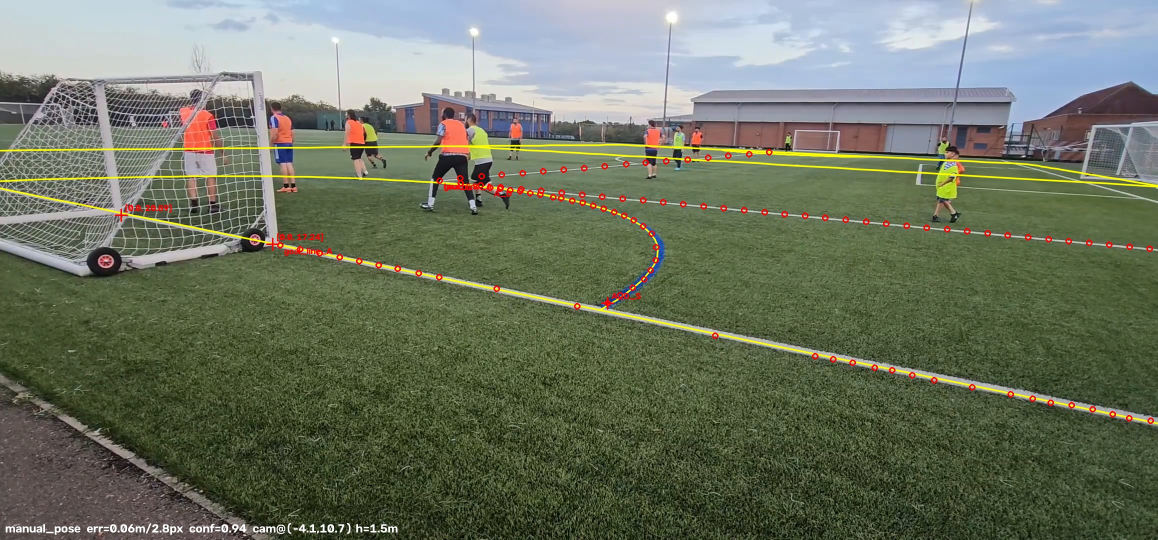
#> input picture examples/real_footage/cam0_check.jpg, 2316 x 1080 px (shown at 1/2 size)
$ python -i calibrate.py   (imports and definitions only)
#> lines starting #> are read from the running program, lines starting #| are printed output that depends on the picture; after the words box and inside, x2 and y2 are one past the last pixel; in counts of white or black regions, pixels touching at a corner belong together
#> further down, picture is the input picture: shape (1080, 2316, 3); mean B, G, R 96.5, 115.7, 108.4
"""Per-camera ground-plane homography (pixel -> pitch metres).

Two paths:
  * ``auto_calibrate`` — detects white pitch lines and their intersections and
    tries to fit the pitch template. It returns None (with a reason) when the
    footage does not expose enough line structure, which is the normal case for
    pitch-level amateur cameras. It never silently returns a bad homography.
  * ``manual_calibrate`` — user-supplied constraints: landmark<->pixel pairs
    and/or pixels traced along known pitch lines / arcs (see ``calib_tool.py``
    for the click UI, or write the JSON by hand). Fitted as a physical camera
    pose (``posefit``), so a goal line + a "D" + one more line is enough.
"""

from __future__ import annotations

import itertools
import json
import math
from dataclasses import asdict, dataclass, field
from pathlib import Path

import cv2
import numpy as np

from .pitch import PitchModel
from .posefit import Constraints, Pose, fit_pose_report, homography_pixel_to_world, rotation


@dataclass
class CameraCalibration:
    H: list[list[float]]  # 3x3 pixel -> world
    method: str  # "auto" | "manual"
    reproj_error_m: float
    reproj_error_px: float
    n_points: int
    confidence: float  # 0..1
    notes: list[str] = field(default_factory=list)
    points: list[dict] = field(default_factory=list)
    lines: list[dict] = field(default_factory=list)
    arcs: list[dict] = field(default_factory=list)
    parallels: list[dict] = field(default_factory=list)
    pose: dict | None = None  # camera position/orientation/focal when fitted via posefit

    @property
    def matrix(self) -> np.ndarray:
        return np.asarray(self.H, dtype=np.float64)

    # [4 lines left out: function project, not called in this run]

    def unproject(self, xy: np.ndarray) -> np.ndarray:
        xy = np.asarray(xy, dtype=np.float64).reshape(-1, 1, 2)
        return cv2.perspectiveTransform(xy, np.linalg.inv(self.matrix)).reshape(-1, 2)

    def to_dict(self) -> dict:
        return asdict(self)


# [177 lines left out: functions read_frame, _fit, _constraint_dof, manual_calibrate, snap_polyline_to_mask, colour_mask and 1 more, not called in this run]


# --------------------------------------------------------------------------
# Automatic (line based) — best effort, refuses when structure is insufficient
# --------------------------------------------------------------------------
def white_line_mask(frame: np.ndarray) -> np.ndarray:
    hsv = cv2.cvtColor(frame, cv2.COLOR_BGR2HSV)
#> hsv: shape (1080, 2316, 3); mean H, S, V 56.1, 78.2, 122.4
    # grass mask: hue ~ 35..90, decent saturation
    grass = cv2.inRange(hsv, (30, 40, 40), (95, 255, 255))
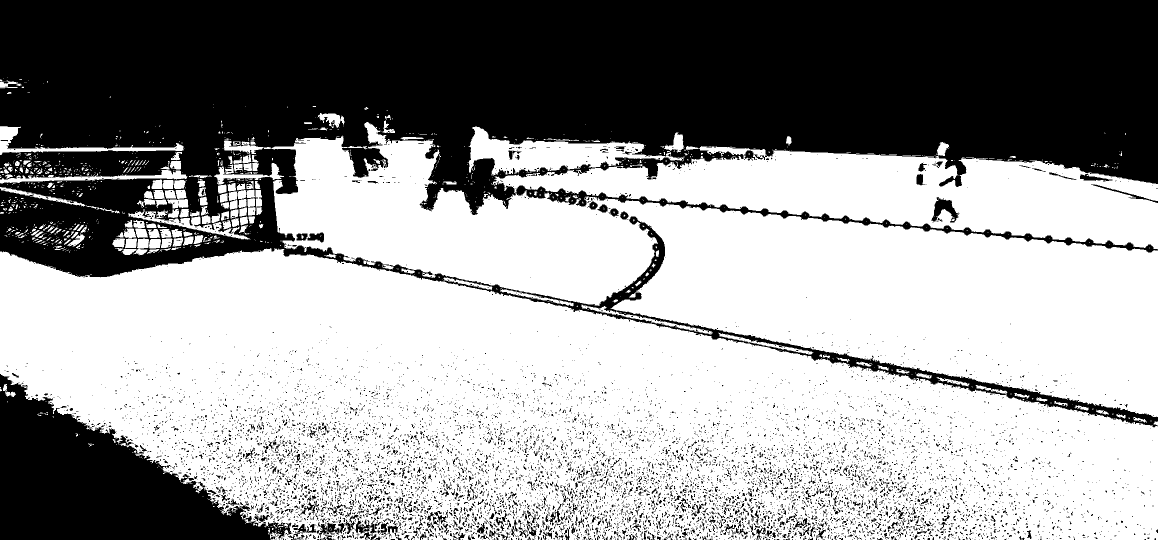
#> grass: shape (1080, 2316) (shown at 1/2 size); 59.6% white; 9000 black regions (8389 under 20 px), largest, box (x1, y1, x2, y2) and area: (0, 0, 2316, 855) 848645, (0, 748, 583, 1080) 95345, (1863, 394, 1919, 445) 1255
    grass = cv2.morphologyEx(grass, cv2.MORPH_CLOSE, np.ones((25, 25), np.uint8))
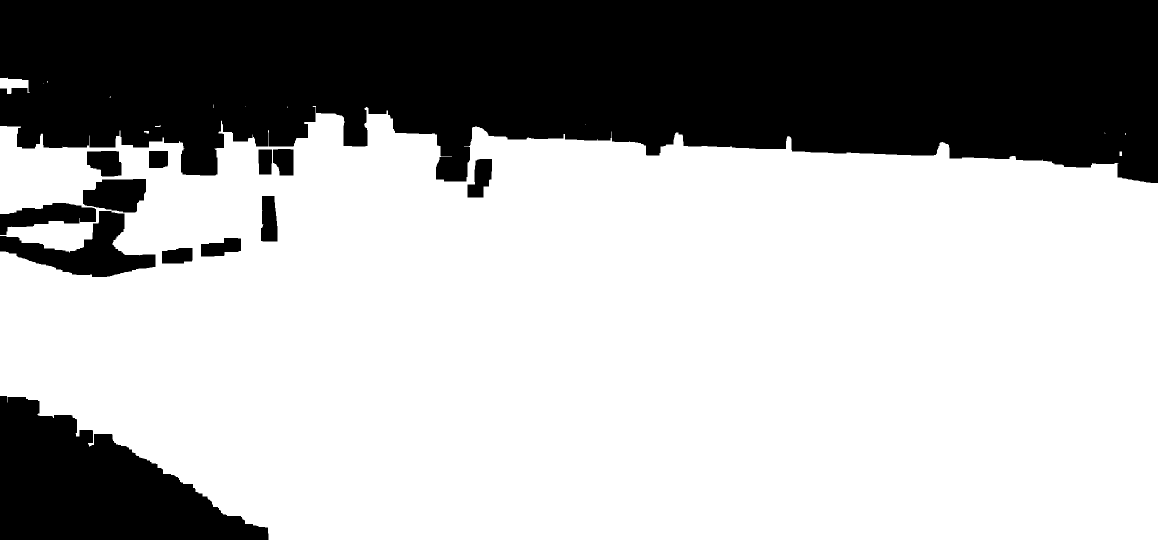
#> grass: shape (1080, 2316) (shown at 1/2 size); 67.2% white; 13 black regions, largest, box (x1, y1, x2, y2) and area: (0, 0, 2316, 366) 685857, (0, 792, 537, 1080) 88938, (0, 422, 311, 554) 16597
    grass = cv2.dilate(grass, np.ones((15, 15), np.uint8))
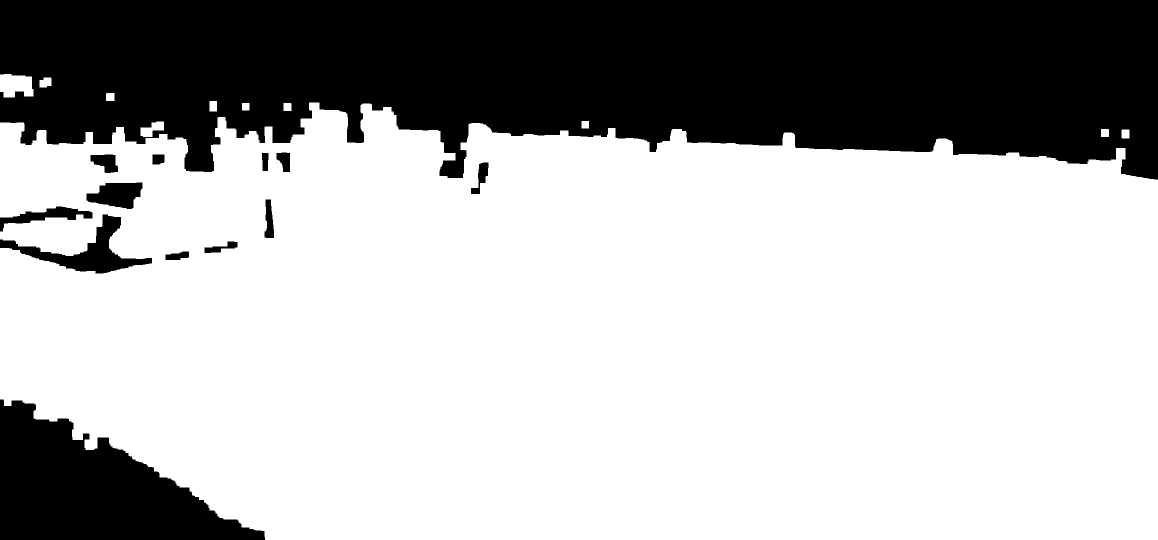
#> grass: shape (1080, 2316) (shown at 1/2 size); 69.7% white; 13 black regions, largest, box (x1, y1, x2, y2) and area: (0, 0, 2316, 359) 652598, (0, 799, 530, 1080) 82190, (0, 429, 304, 547) 9870
    white = cv2.inRange(hsv, (0, 0, 170), (180, 70, 255))
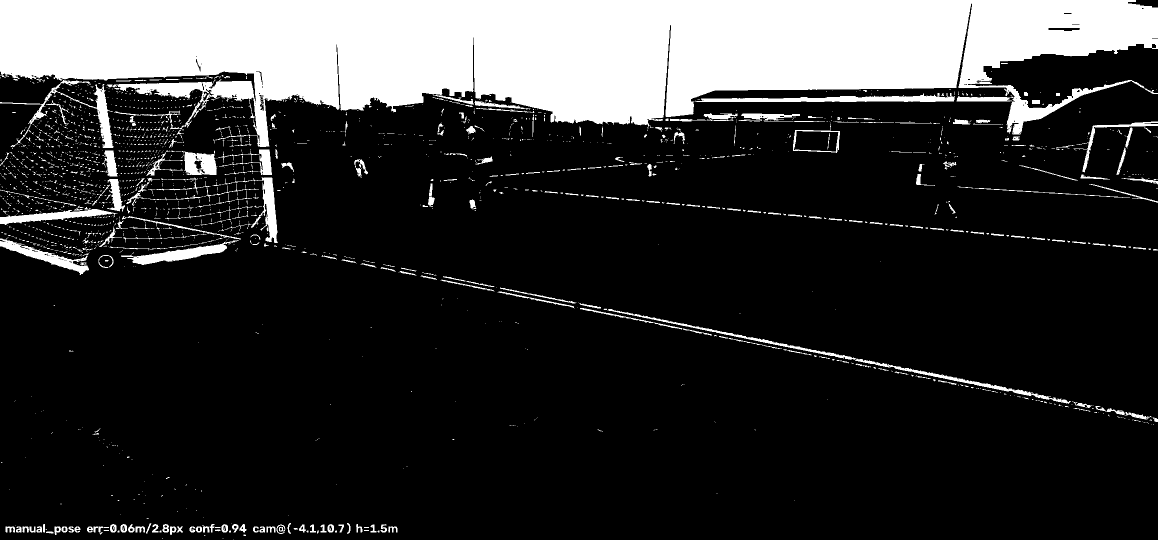
#> white: shape (1080, 2316) (shown at 1/2 size); 19.8% white; 2149 white regions (1815 under 20 px), largest, box (x1, y1, x2, y2) and area: (0, 0, 2316, 294) 422499, (1215, 618, 2142, 808) 4711, (1389, 186, 1910, 204) 4671
    white = cv2.bitwise_and(white, grass)  # only white *on the pitch*
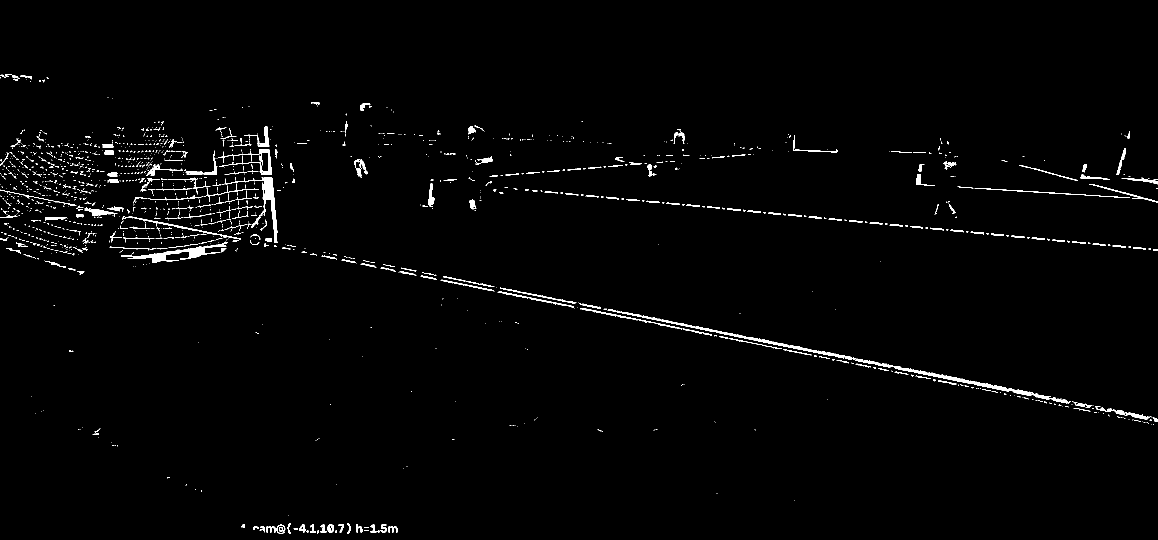
#> white: shape (1080, 2316) (shown at 1/2 size); 1.5% white; 1498 white regions (1255 under 20 px), largest, box (x1, y1, x2, y2) and area: (1215, 618, 2142, 808) 4711, (242, 484, 455, 526) 1928, (444, 355, 556, 486) 1858
    # top-hat to keep thin bright structures (lines), drop big blobs (kits, goals)
    th = cv2.morphologyEx(white, cv2.MORPH_OPEN, np.ones((9, 9), np.uint8))
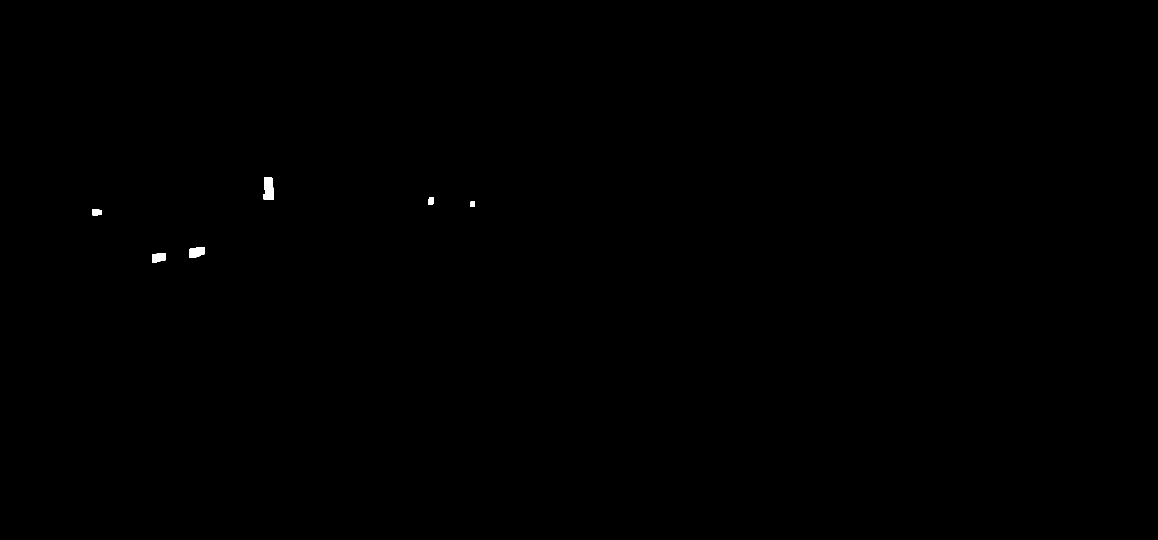
#> th: shape (1080, 2316) (shown at 1/2 size); 0.09% white; 6 white regions, box (x1, y1, x2, y2) and area: (526, 355, 548, 399) 821, (378, 494, 409, 515) 552, (304, 506, 331, 525) 444, (185, 418, 203, 431) 215, (857, 395, 868, 410) 155, (941, 403, 950, 414) 99
    lines = cv2.subtract(white, th)
#> lines: shape (1080, 2316); 1.4% white; 1518 white regions (1265 under 20 px), largest, box (x1, y1, x2, y2) and area: (1215, 618, 2142, 808) 4711, (435, 299, 544, 350) 938, (244, 432, 482, 480) 680
    return lines


def detect_lines(frame: np.ndarray, min_len_frac: float = 0.12) -> np.ndarray:
    """Return (K,4) line segments [x1,y1,x2,y2] of long white pitch lines."""
    mask = white_line_mask(frame)
    _h, w = mask.shape
    segs = cv2.HoughLinesP(mask, 1, np.pi / 180, threshold=80, minLineLength=int(min_len_frac * w), maxLineGap=40)
#> segs = 40 rows, first 6: [1144, 606, 2122, 797], [1346, 647, 2303, 834], [1452, 669, 2313, 837], [1030, 583, 2065, 785], [1650, 709, 2315, 839], [108, 403, 409, 462]
    if segs is None:
        return np.zeros((0, 4))
    segs = segs.reshape(-1, 4).astype(float)
    # merge near-duplicate segments (same angle, close offset)
    merged: list[np.ndarray] = []
    for s in segs:
        ang = math.atan2(s[3] - s[1], s[2] - s[0]) % math.pi
        dup = False
        for i, m in enumerate(merged):
            mang = math.atan2(m[3] - m[1], m[2] - m[0]) % math.pi
            if min(abs(ang - mang), math.pi - abs(ang - mang)) < math.radians(3):
                # distance from s midpoint to line m
                mid = np.array([(s[0] + s[2]) / 2, (s[1] + s[3]) / 2])
                p, q = m[:2], m[2:]
                d = abs(np.cross(q - p, mid - p)) / (np.linalg.norm(q - p) + 1e-9)
                if d < 12:
                    # keep the longer extent
                    pts = np.array([s[:2], s[2:], p, q])
                    axis = (q - p) / (np.linalg.norm(q - p) + 1e-9)
                    t = pts @ axis
                    merged[i] = np.concatenate([pts[np.argmin(t)], pts[np.argmax(t)]])
                    dup = True
                    break
        if not dup:
            merged.append(s.copy())
#> this loop made 40 passes
#> (s, ang) on passes 1 to 8: ([1144, 606, 2122, 797], 0.193), ([1346, 647, 2303, 834], 0.193), ([1452, 669, 2313, 837], 0.193), ([1030, 583, 2065, 785], 0.193), ([1650, 709, 2315, 839], 0.193), ([108, 403, 409, 462], 0.194), ([791, 543, 1301, 643], 0.194), ([803, 537, 1535, 680], 0.193)
#> after the loop, merged = [[0, 379, 2315, 839], [880, 362, 1346, 322], [1030, 378, 2315, 499], [1918, 373, 2306, 400], [2003, 320, 2315, 404], [483, 1052, 794, 1064], [12, 383, 302, 358], [244, 443, 550, 422]]
    return np.array(merged) if merged else np.zeros((0, 4))


# [62 lines left out: functions _intersections, auto_calibrate, not called in this run]


# --------------------------------------------------------------------------
def load_calibration_file(path: Path) -> dict:
    return json.loads(path.read_text())


# [21 lines left out: function calibrate_camera, not called in this run]

>>> import cv2
>>> picture = cv2.imread('../examples/real_footage/cam0_check.jpg')
>>> result = detect_lines(picture)
#> result has the same summary as merged in detect_lines

$ run again, on examples/real_footage/cam1_check.jpg
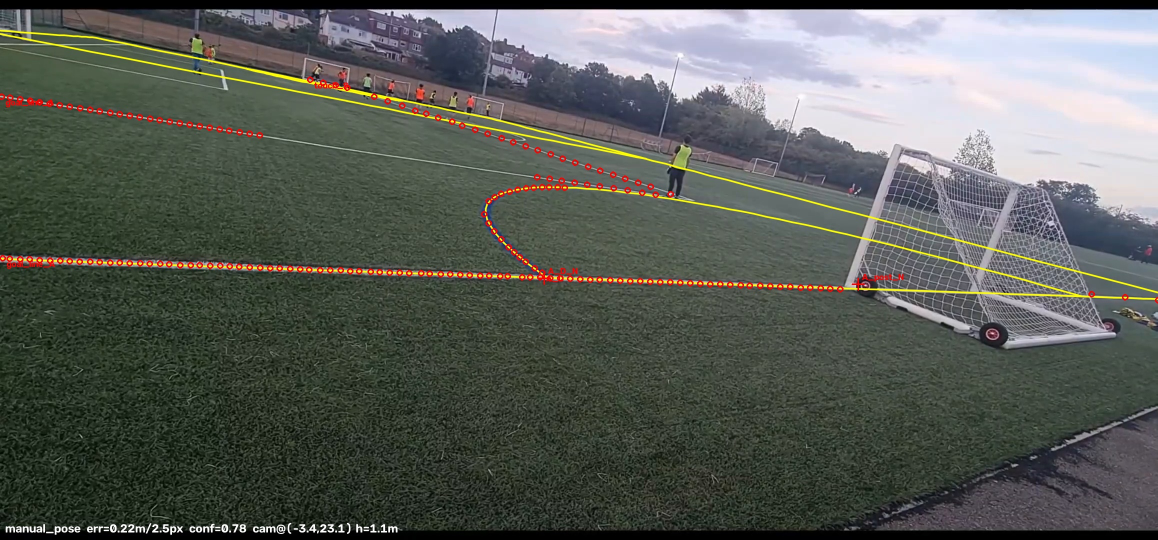
#> input picture examples/real_footage/cam1_check.jpg, 2316 x 1080 px (shown at 1/2 size)
#> picture is the input picture: shape (1080, 2316, 3); mean B, G, R 87.2, 93.5, 89.7
#> hsv: shape (1080, 2316, 3); mean H, S, V 73.4, 49.6, 99.3
#> in white_line_mask, `grass = cv2.inRange(hsv, (30, 40, 40), (95, 255, 255))`:
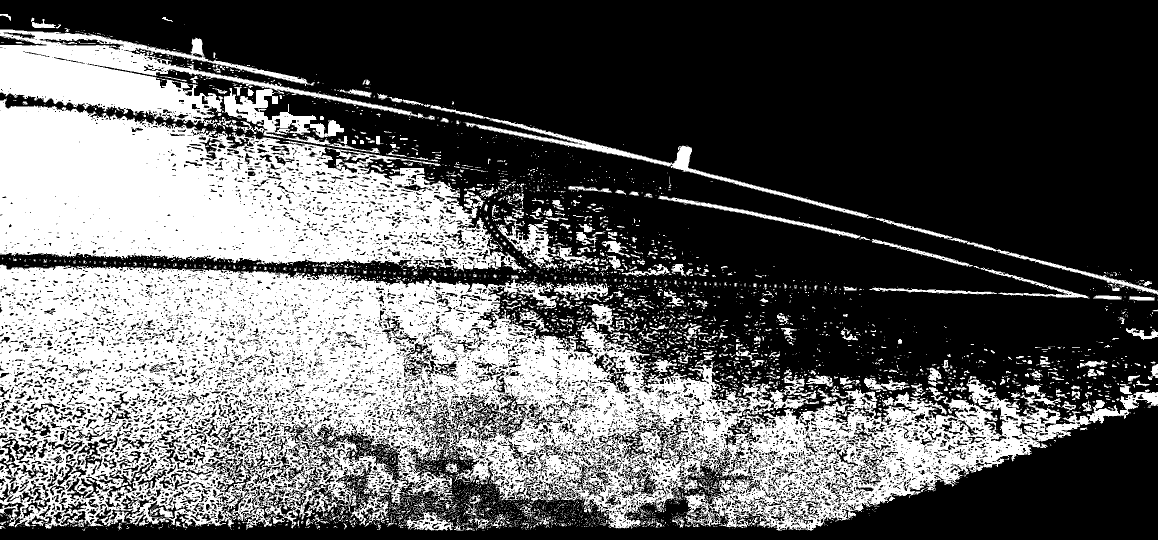
#> grass: shape (1080, 2316) (shown at 1/2 size); 36.9% white; 4238 white regions (3631 under 20 px), largest, box (x1, y1, x2, y2) and area: (0, 529, 2316, 1061) 553826, (0, 196, 1048, 543) 215368, (0, 59, 869, 290) 63103
#> in white_line_mask, `white = cv2.bitwise_and(white, grass)`:
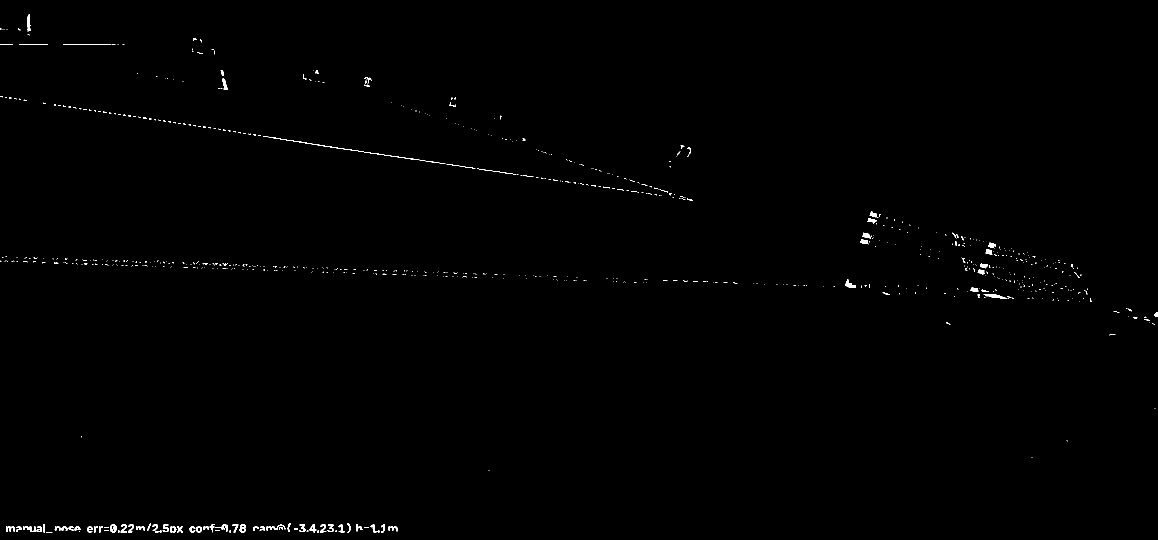
#> white: shape (1080, 2316) (shown at 1/2 size); 0.38% white; 732 white regions (640 under 20 px), largest, box (x1, y1, x2, y2) and area: (526, 272, 891, 328) 495, (1967, 589, 2014, 597) 189, (1690, 559, 1712, 575) 163
#> th: shape (1080, 2316); every value is 0
#> segs = 18 rows, first 6: [12, 1055, 794, 1055], [12, 1054, 793, 1054], [12, 1053, 792, 1053], [277, 233, 781, 312], [12, 1058, 794, 1058], [12, 1057, 794, 1057]
#> the loop in detect_lines, `for s in segs:` made 18 passes
#> (s, ang) on passes 1 to 8: ([12, 1055, 794, 1055], 0), ([12, 1054, 793, 1054], 0), ([12, 1053, 792, 1053], 0), ([277, 233, 781, 312], 0.155), ([12, 1058, 794, 1058], 0), ([12, 1057, 794, 1057], 0), ([12, 1056, 794, 1056], 0), ([12, 1059, 794, 1059], 0)
#> after the loop in detect_lines, `for s in segs:`: merged = [[12, 1053, 794, 1060], [277, 233, 1383, 399], [0, 521, 1711, 574], [1073, 299, 1385, 400]]
#> result has the same summary as merged in detect_lines
